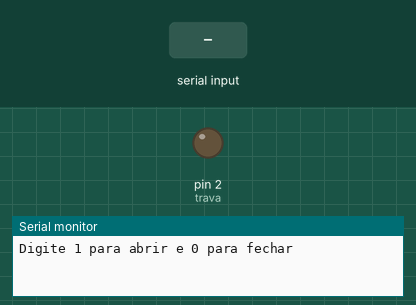
Bench run of a sketch on a simulated Arduino Uno, built with avr-gcc and run on an emulated ATmega328P. Parts: output pins drawn as LEDs (lit = HIGH), the last lines printed to the serial monitor. Inputs (shaded band) come from the test bench.

Above: at 1.2 s.
1.3 s: "1" received over Serial
At 2.5 s:
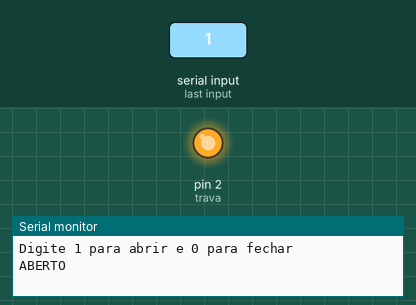
2.8 s: "2" received over Serial
At 3.8 s:
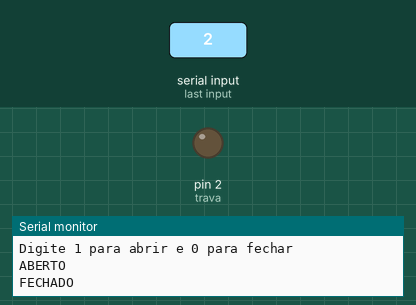
Timing chart, 0 to 5.8 s (numbered marks = the images above; inputs shaded):
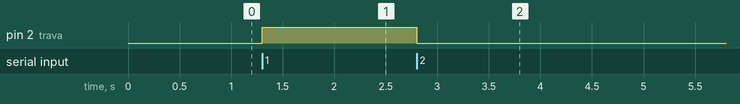

The sketch:

Index.ino
```cpp
int trava = 2;
int status = 0;
void setup() {
    // put your setup code here, to run once:
    Serial.begin(9600);
    pinMode(trava, OUTPUT);
    Serial.println("Digite 1 para abrir e 0 para fechar");
    //IMPRIME O TEXTO NO MONITOR SERIAL
}
void loop() {
    char a = Serial.read(); //VARIÁVEL RESPONSÁVEL POR RECEBER O
    if (a == '1'){
        if(status == 0){
            digitalWrite(trava, HIGH); // Faz com que abra a trava
            status = 1; //VARIÁVEL RECEBE O VALOR 1 (LIGADO)
            Serial.println("ABERTO"); //IMPRIME O TEXTO NO MONITOR
        }
    }
    else if(a == '2'){
        if(status == 1){
            digitalWrite(trava, LOW); // Faz com que feche a trava
            status = 0; //VARIÁVEL RECEBE O VALOR 1 (LIGADO)
            Serial.println("FECHADO"); //IMPRIME O TEXTO NO MONITOR
        }
    }
}
```

Measured:
- after the input at 1.3 s, pin 2 (trava): LOW → HIGH at once
- after the input at 2.8 s, pin 2 (trava): HIGH → LOW at once
